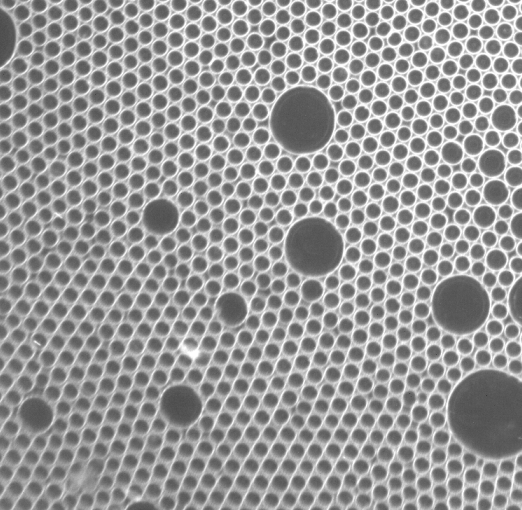
#> input picture 20191012/DeblurDropX/blur/test.PNG, 522 x 510 px, given in place of test.bmp, which was not available
$ python test.py
#> lines starting #> are read from the running program, lines starting #| are printed output that depends on the picture; pictures that were not available may be replaced by others from this repository, and a replacement may not be noted
### 20190911/1_IdealBand/GaussianBand.py
#!/usr/bin/env python
# -*- coding:utf-8 -*-
# author:ingy time:2019/9/16

"""
高斯带阻/带通滤波器
"""
import numpy as np

class GaussianBand():
    # 定义函数，高斯带阻/通滤波模板
    def generate(self, src, w, d0, ftype='elimin'):
        template = np.zeros(src.shape, dtype=np.float32)  # 构建滤波器
        r, c = src.shape
        for i in np.arange(r):
            for j in np.arange(c):
                distance = np.sqrt((i - r / 2) ** 2 + (j - c / 2) ** 2)
                temp = ((distance**2 - d0**2)/(distance*w+0.00000001))**2
                template[i, j] = 1 - np.exp(-0.5 * temp)
        if ftype == 'pass':
            template = 1 - template
        return template

### 20190911/1_IdealBand/test.py
#!/usr/bin/env python
# -*- coding:utf-8 -*-
# author:ingy time:2019/9/16

import cv2
import numpy as np
import matplotlib.pyplot as plt
from GaussianBand import GaussianBand


if __name__ == "__main__":
    src = cv2.imread('test.bmp', 0)
#> src is the input picture: shape (510, 522); min 57, max 255, mean 152.2

    # 快速傅里叶变换算法得到频率分布
    f = np.fft.fft2(src)

    # 默认结果中心点位置是在左上角
    # 调用fftshift()函数转移到中间位置
    fshift = np.fft.fftshift(f)

    # fft结果是复数, 其绝对值结果是振幅
    fsrc = np.log(np.abs(fshift))
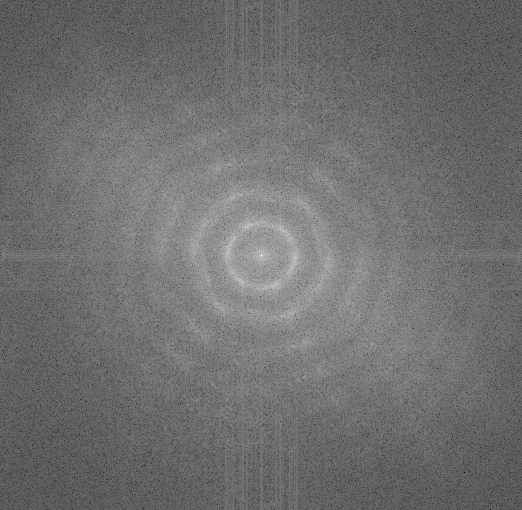
#> fsrc: shape (510, 522) float64; min 0.609, max 17.52, mean 8; drawn with min black and max white

    # 展示结果
    plt.subplot(221), plt.imshow(src, 'gray'), plt.title('Original Image')
    plt.axis('off')
    plt.subplot(222), plt.imshow(fsrc, 'gray'), plt.title('Fourier Image')
    plt.axis('off')

    # 生成带阻滤波器
    g = GaussianBand() #高斯带通带阻滤波器
    mask = g.generate(fshift, 10, 5)
#> after the loop in generate, `for i in np.arange(r):`:
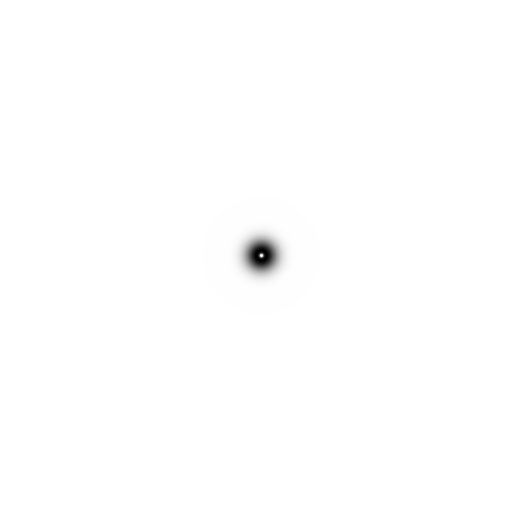
#> template: shape (510, 522) float32; min 0, max 1, mean 0.997

    fshiftdst = mask * fshift

    fdst = np.log(np.abs(fshiftdst))

    plt.subplot(223), plt.imshow(fdst, 'gray'), plt.title('IdealBand Fourier Image')
    plt.axis('off')

    # 傅里叶逆变换
    idst = np.fft.ifftshift(fshiftdst)
    dst = np.fft.ifft2(idst)
    dst = np.abs(dst)
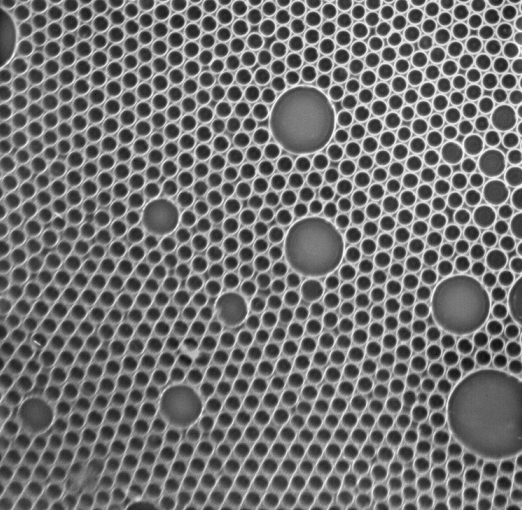
#> dst: shape (510, 522) float64; min 57.05, max 270.6, mean 152.2; drawn with min black and max white

    # cv2.imwrite('dst.bmp', dst)

    plt.subplot(224), plt.imshow(dst, 'gray'), plt.title('Inverse Fourier Fourier')
    plt.axis('off')

    plt.show()
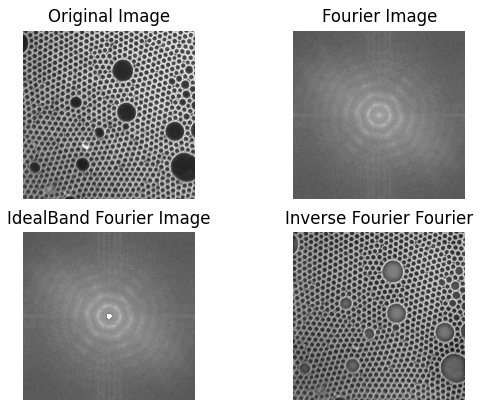
#> figure drawn by matplotlib, 4 panels

$ run again, with 20191012/DeblurDropX/blur/01.png copied over 20191012/DeblurDropX/blur/test.PNG
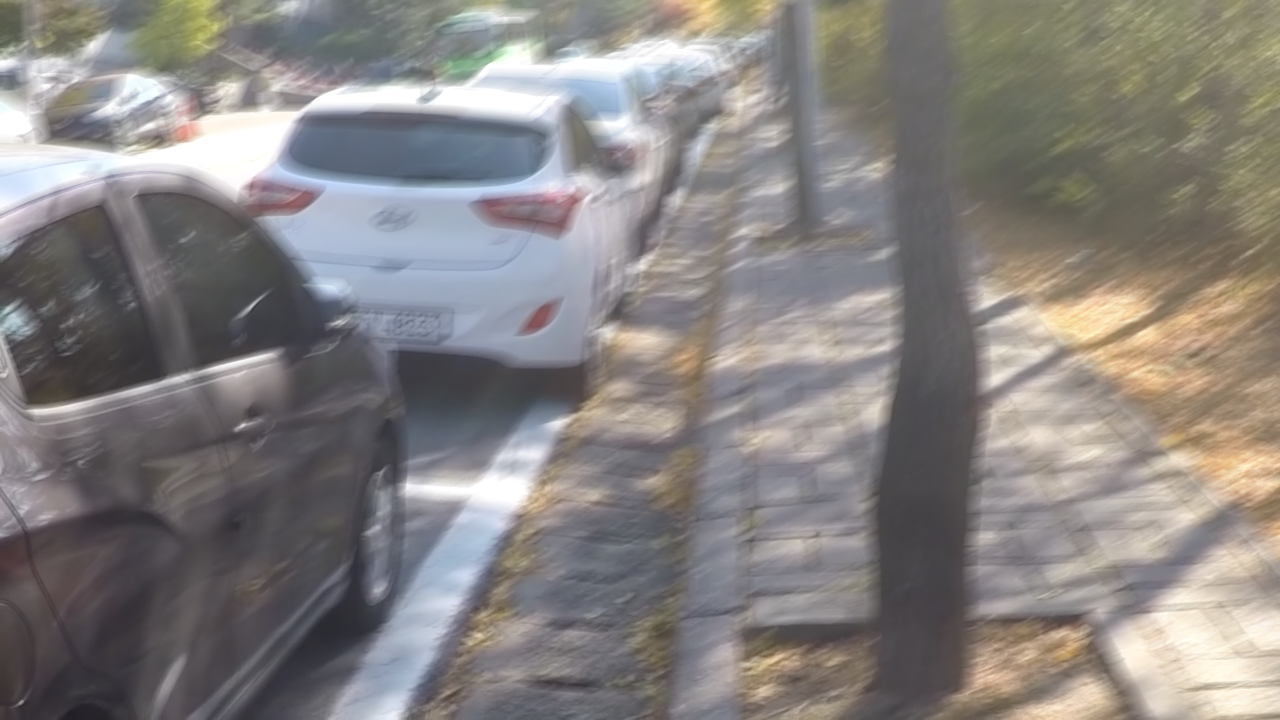
#> input picture 20191012/DeblurDropX/blur/01.png, 1280 x 720 px, given in place of test.bmp, which was not available
#> after the loop in generate, `for i in np.arange(r):`:
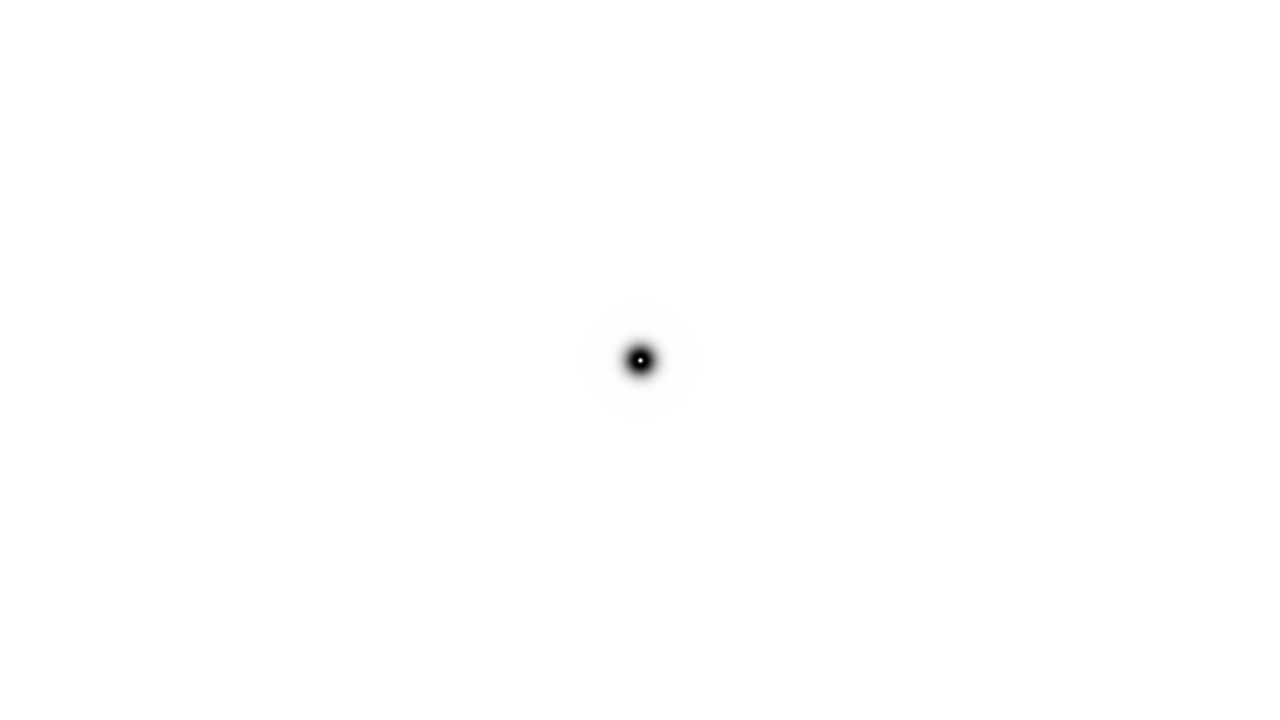
#> template: shape (720, 1280) float32; min 0, max 1, mean 0.999
#> `dst = np.abs(dst)`:
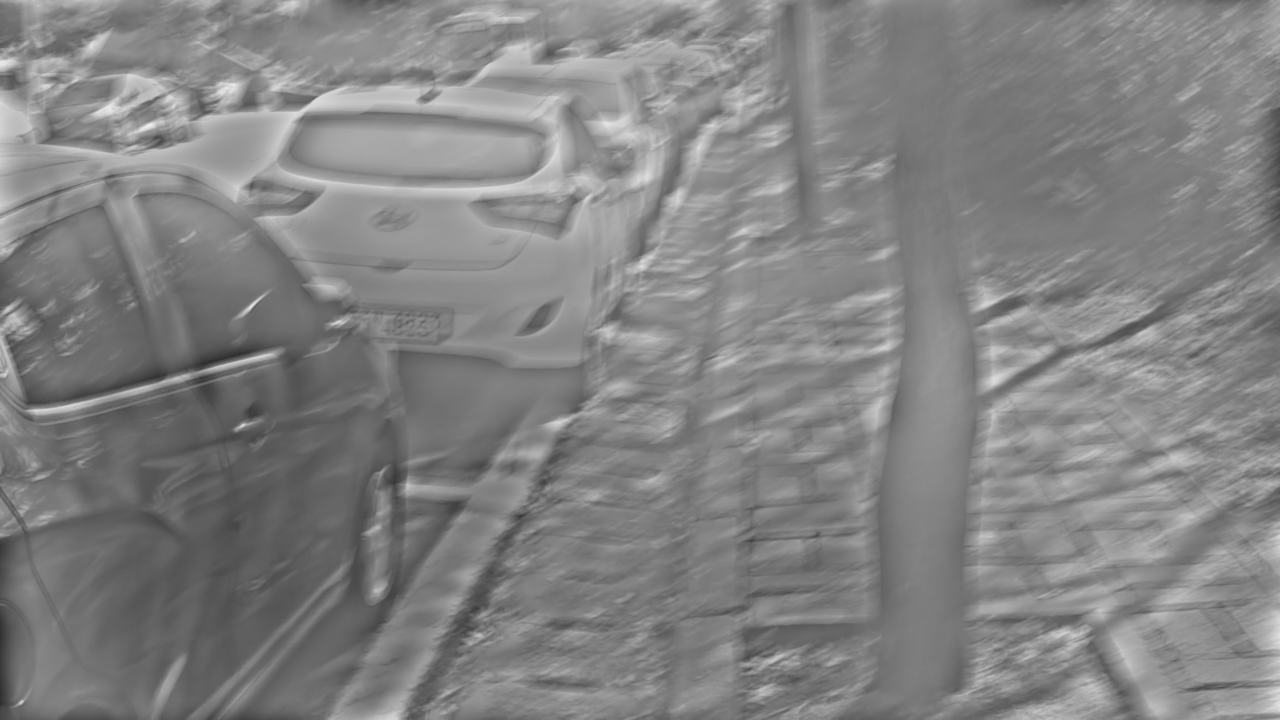
#> dst: shape (720, 1280) float64; min 45.84, max 239.7, mean 130.9
